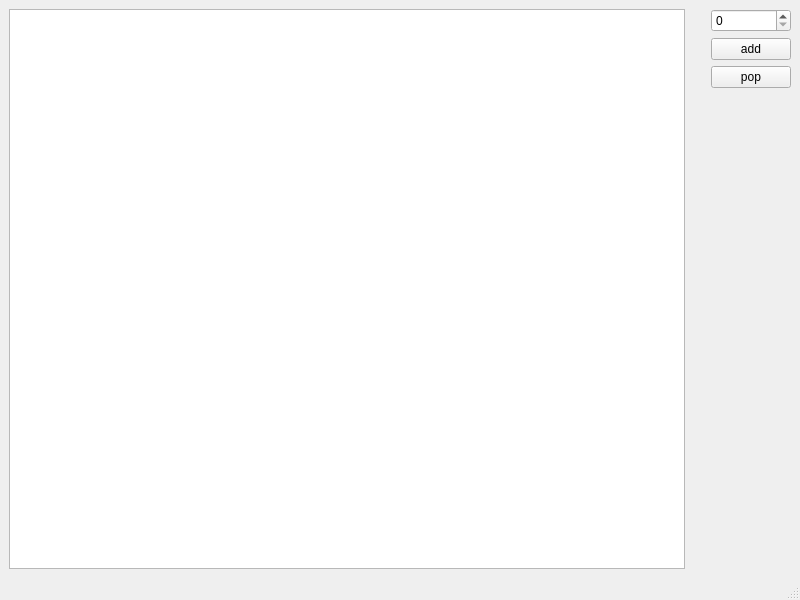
<?xml version="1.0" encoding="UTF-8"?>
<ui version="4.0">
 <class>MainWindow</class>
 <widget class="QMainWindow" name="MainWindow">
  <property name="geometry">
   <rect>
    <x>0</x>
    <y>0</y>
    <width>800</width>
    <height>600</height>
   </rect>
  </property>
  <property name="windowTitle">
   <string>MainWindow</string>
  </property>
  <widget class="QWidget" name="centralwidget">
   <layout class="QGridLayout" name="gridLayout">
    <item row="0" column="0">
     <widget class="QTextBrowser" name="textBrowser"/>
    </item>
    <item row="0" column="2">
     <layout class="QVBoxLayout" name="verticalLayout">
      <item>
       <widget class="QSpinBox" name="spinBox"/>
      </item>
      <item>
       <widget class="QPushButton" name="pushButton">
        <property name="text">
         <string>add</string>
        </property>
       </widget>
      </item>
      <item>
       <widget class="QPushButton" name="pushButton_2">
        <property name="text">
         <string>pop</string>
        </property>
       </widget>
      </item>
      <item>
       <widget class="QLabel" name="label">
        <property name="text">
         <string/>
        </property>
       </widget>
      </item>
      <item>
       <widget class="QLabel" name="label_2">
        <property name="text">
         <string/>
        </property>
       </widget>
      </item>
      <item>
       <spacer name="verticalSpacer">
        <property name="orientation">
         <enum>Qt::Vertical</enum>
        </property>
        <property name="sizeHint" stdset="0">
         <size>
          <width>20</width>
          <height>40</height>
         </size>
        </property>
       </spacer>
      </item>
     </layout>
    </item>
    <item row="0" column="1">
     <spacer name="verticalSpacer_2">
      <property name="orientation">
       <enum>Qt::Vertical</enum>
      </property>
      <property name="sizeHint" stdset="0">
       <size>
        <width>20</width>
        <height>40</height>
       </size>
      </property>
     </spacer>
    </item>
   </layout>
  </widget>
  <widget class="QMenuBar" name="menubar">
   <property name="geometry">
    <rect>
     <x>0</x>
     <y>0</y>
     <width>800</width>
     <height>22</height>
    </rect>
   </property>
  </widget>
  <widget class="QStatusBar" name="statusbar"/>
 </widget>
 <resources/>
 <connections/>
</ui>
